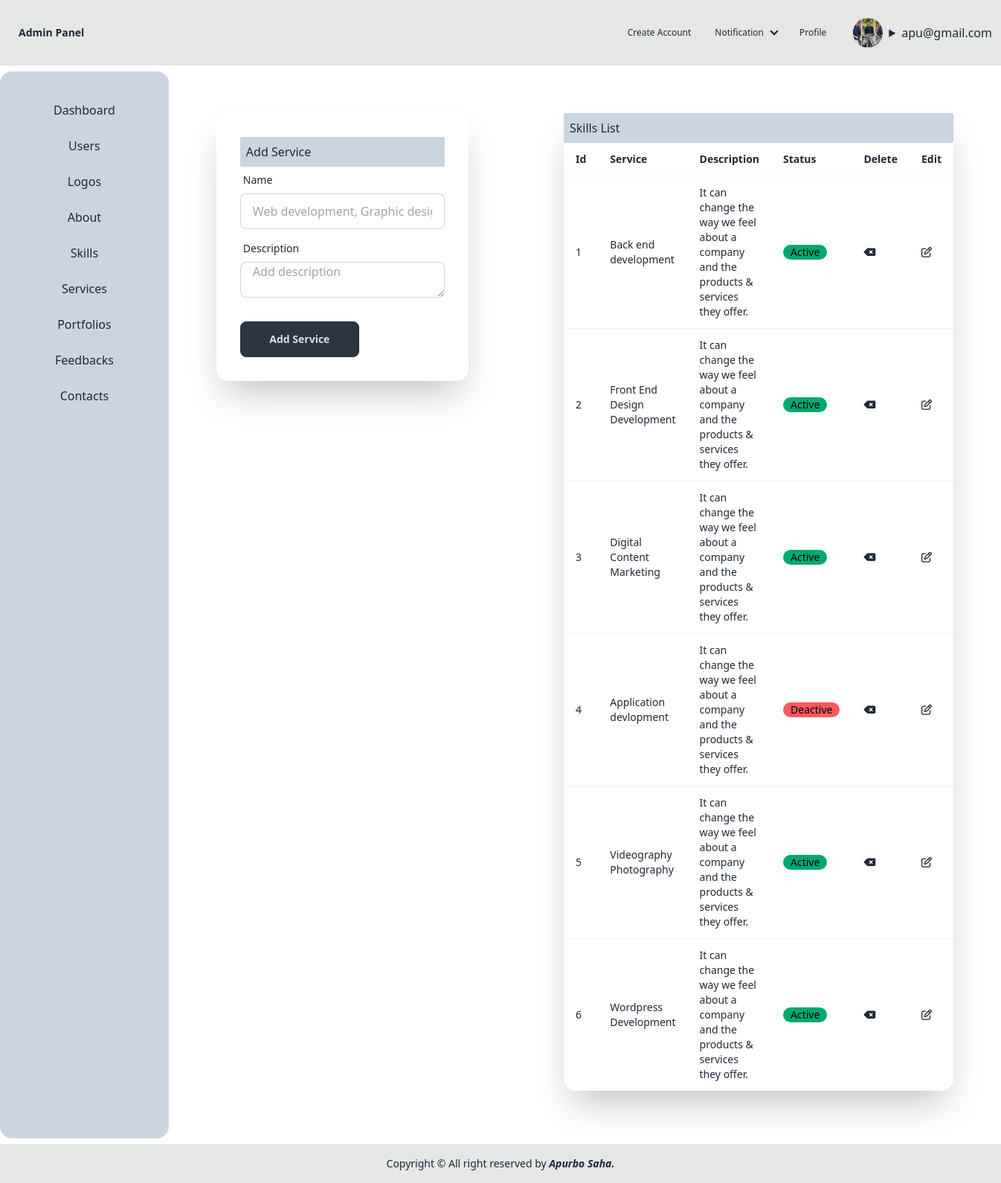
The page /service.php (signed in) on the database its author committed.
### tables this page shows
CREATE TABLE `users` (
  `Id` int(11) NOT NULL,
  `Email` varchar(100) NOT NULL,
  `Password` varchar(100) NOT NULL,
  `Country` varchar(100) NOT NULL,
  `Gender` varchar(100) NOT NULL,
  `Photo` varchar(100) DEFAULT NULL,
  `Role` int(100) DEFAULT NULL
);

CREATE TABLE `services` (
  `Id` int(100) NOT NULL,
  `Name` varchar(100) NOT NULL,
  `Description` varchar(200) NOT NULL,
  `Status` varchar(100) NOT NULL DEFAULT '0'
);

### service.php (the view, shortened to what this page needs)
<?php
require 'db.php';
require 'header.php';
$select = "SELECT * FROM services";
$select_res = mysqli_query($db_connection, $select);
?>
<!DOCTYPE html>
<html lang="en">
<head>
    <link href="https://cdn.jsdelivr.net/npm/daisyui@4.12.10/dist/full.min.css" rel="stylesheet" type="text/css" />
    <script src="https://cdn.tailwindcss.com"></script>
    <link rel="stylesheet" href="https://cdnjs.cloudflare.com/ajax/libs/font-awesome/6.6.0/css/all.min.css" />
</head>
<body>
<div class="flex">
<div class="flex flex-col card card-body bg-slate-300 mt-2 ">
            <div class="mx-8">
                <a href="dashboard.php" class="flex justify-center items-center p-2 link link-hover">Dashboard</a>
            </div>
            <div class="mx-8">
                <a href="users_list.php" class="flex justify-center items-center p-2 link link-hover">Users</a>
            </div>
            <div class="mx-8">
                <a href="logo.php" class="flex justify-center items-center p-2 link link-hover">Logos</a>
            </div>
            <div class="mx-8">
                <a href="about.php" class="flex justify-center items-center p-2 link link-hover">About</a>
            </div>
            <div class="mx-8">
                <a href="skill.php" class="flex justify-center items-center p-2 link link-hover">Skills</a>
            </div>
            <div class="mx-8">
                <a href="service.php" class="flex justify-center items-center p-2 link link-hover">Services</a>
            </div>
            <div class="mx-8">
                <a href="portfolio.php" class="flex justify-center items-center p-2 link link-hover">Portfolios</a>
            </div>
            <div class="mx-8">
                <a href="feedback_list.php" class="flex justify-center items-center p-2 link link-hover">Feedbacks</a>
            </div>
            <div class="mx-8">
                <a href="contact_list.php" class="flex justify-center items-center p-2 link link-hover">Contacts</a>
            </div>
        </div>
        <div class="card card-body w-full">
            <div class="card-body ">
            <div class="card bg-base-100 w-full max-w-sm shrink-0 shadow-2xl">
                    <form class="card-body" action="service_post.php" method="post">
                        <div class="form-control">
                            <h1 class="bg-slate-300 p-2 rounded-sm">Add Service</h1>
                            <label class="label">
                                <span class="label-text">Name</span>
                            </label>
                            <input type="text" name="name" placeholder="Web development, Graphic design etc." class="input input-bordered"  />
                        </div>
                        <div class="form-control">
                            <label class="label">
                                <span class="label-text">Description</span>
                            </label>
                            <textarea name="description" placeholder="Add description" id="" class="input input-bordered"></textarea>
                        </div>
                        <div class="form-control mt-6">
                            <button type="submit" class="btn btn-neutral w-40">Add Service</button>
                        </div>
                    </form>
                </div>
            </div>
            </div>
            <div class="card card-body w-full">
            <div class="card-body ">
                <div class="card bg-base-100 w-full max-w-4xl shrink-0 shadow-2xl">
                <table class="table">
                <h1 class="bg-slate-300 p-2 rounded-sm">Skills List</h1>
                        <th>Id</th>
                        <th>Service</th>
                        <th>Description</th>
                        <th>Status</th>
                        <th>Delete</th>
                        <th>Edit</th>
                      <?php foreach($select_res as $index=> $service) {?>
                    <tr>
                        <td><?= $index+1 ?></td>
                        <td><?= $service['Name'] ?></td>
                        <td><?= $service['Description'] ?></td>
                        <td><a href="service_status.php?id=<?= $service['Id'] ?>" class="badge badge-<?= $service['Status'] ==1 ? 'success': 'error' ?>"><?= $service['Status'] == 1 ? 'Active': 'Deactive' ?></a></td>
                        <td><a href="service_delete.php?id=<?= $service['Id'] ?>" title="Delete service"><i class="fa-solid fa-delete-left"></i></a></td>
                        <td><a href="service_edit.php?id=<?= $service['Id'] ?>" title="Edit service"><i class="fa-regular fa-pen-to-square"></i></a></td>
                    </tr>
                   <?php } ?>
                </table>
                </div>
            </div>
        </div>
    </div>
</body>
</html>
<?php require 'footer.php' ?>

### header.php (shortened to what this page needs)
<?php
require 'db.php';
$logged_id = $_SESSION['logged_id'];
$select_logged_user = "SELECT * FROM users WHERE Id = $logged_id";
$select_logged_user_res = mysqli_query($db_connection, $select_logged_user);
$after_assoc_logged = mysqli_fetch_assoc($select_logged_user_res);
?>
<!DOCTYPE html>
<html lang="en">
<head>
</head>
<body>
    <div class="navbar bg-base-300">
        <div class="flex-1">
            <a class="btn btn-ghost text-xl">Admin Panel</a>
        </div>
        <div class="flex-none">
            <ul class="menu menu-horizontal px-1">
                <li> <a href="register.php" class="float-right label-text-alt link link-hover ">Create Account</a></li>
                <li>
                    <details class="dropdown">
                        <summary class=""><a href="" class="label-text-alt link link-hover">Notification</a></summary>
                    </details>
                </li>
                <li><a class="label-text-alt link link-hover" href="profile.php">Profile</a></li>
            </ul>
        </div>
        <label class="label px-6">
            <?php
            if ($after_assoc_logged['Photo'] == null) { ?>
                <div class="avatar">
                    <div class="w-10 m-2 rounded-full">
                        <img src="" />
                    </div>
                </div>
            <?php } else { ?>
                <div class="avatar">
                    <div class="w-10 m-2 rounded-full">
                        <img src="/RegisterPage/uploads/<?= $after_assoc_logged['Photo'] ?>" />
                    </div>
                </div>
            <?php } ?>
            <details>
                <summary><?= $after_assoc_logged['Email'] ?></summary>
            </details>
        </label>
    </div>
</body>
</html>

### rows shown on the page
users: Photo (picture), Email "apu@gmail.com"
services: Name "Back end development", Description "It can change the way we feel about a company and the products & services they offer.", Status "Active"
services: Name "Front End Design Development", Description "It can change the way we feel about a company and the products & services they offer.", Status "Active"
services: Name "Digital Content Marketing", Description "It can change the way we feel about a company and the products & services they offer.", Status "Active"
services: Name "Application devlopment", Description "It can change the way we feel about a company and the products & services they offer.", Status "Deactive"
services: Name "Videography Photography", Description "It can change the way we feel about a company and the products & services they offer.", Status "Active"
services: Name "Wordpress Development", Description "It can change the way we feel about a company and the products & services they offer.", Status "Active"
